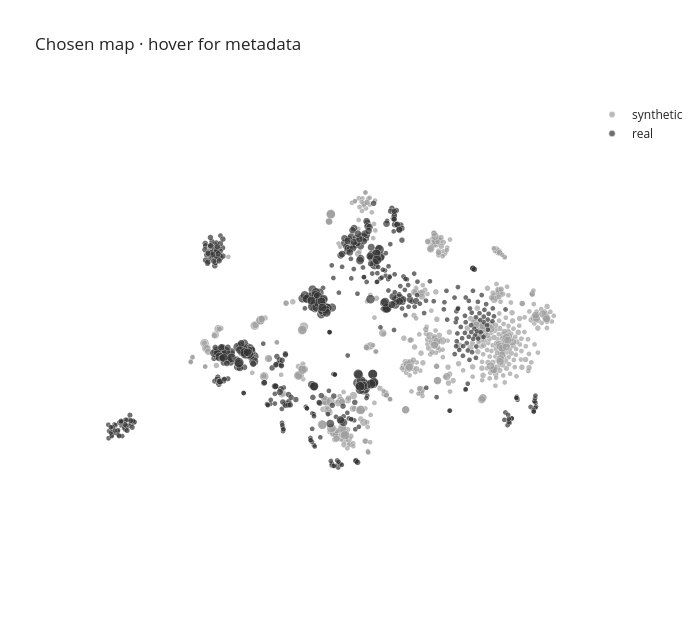

Here is the notebook cell this chart was saved with:
### Markdown cell above
## 6. Inspection

The first figure works without a kernel: hover shows dataset, source, origin, M, T and Ward-40 cluster (letter if a candidate). The second needs a live kernel: click a point to show its metadata and robust-scaled heatmap. The standalone explorer (section 9) adds cluster browsing, heatmap cards and selection export.

### Code cell
ta.hover_figure(xy, meta, labels, LETTERS, "Chosen map · hover for metadata").show()

### Figure 1 — Plotly figure (JSON) as saved in the notebook; plotly's stock layout.template omitted (floating-point values rounded to 4 significant figures; data arrays with more than 128 entries replaced by an {"elided": "..."} marker saying what was removed)
{"data": [{"hovertemplate": "%{text}<extra></extra>", "marker": {"color": "#9e9e9e", "line": {"color": "white", "width": 0.5}, "size": {"elided": "487 float values"}}, "mode": "markers", "name": "synthetic", "text": {"elided": "487 str values"}, "type": "scattergl", "x": {"elided": "487 float values"}, "y": {"elided": "487 float values"}}, {"hovertemplate": "%{text}<extra></extra>", "marker": {"color": "#333333", "line": {"color": "white", "width": 0.5}, "size": {"elided": "566 float values"}}, "mode": "markers", "name": "real", "text": {"elided": "566 str values"}, "type": "scattergl", "x": {"elided": "566 float values"}, "y": {"elided": "566 float values"}}], "layout": {"height": 640, "title": {"text": "Chosen map · hover for metadata"}, "width": 700, "xaxis": {"visible": false}, "yaxis": {"scaleanchor": "x", "visible": false}}}
